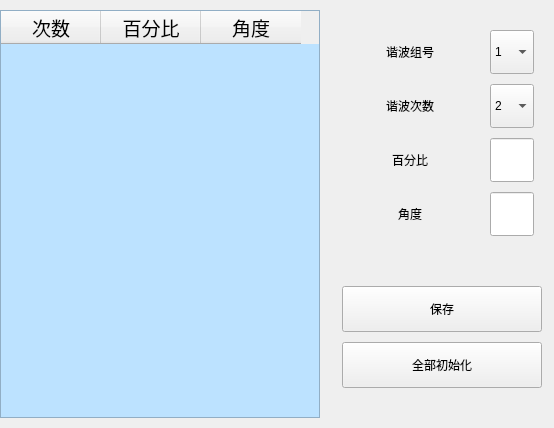
       <widget class="QWidget" name="harmonicsPage">
        <property name="styleSheet">
         <string notr="true">QTableWidget{
font-size: 16pt;
background-color: #BCE2FF;
alternate-background-color: #D0EBFF;
}
QHeaderView{
font-size: 14pt;
}
QTableWidget::item::selected{
color: #BCE2FF;
background-color: #0663A1;
}</string>
        </property>
        <layout class="QHBoxLayout" name="horizontalLayout_25" stretch="2,1">
         <property name="spacing">
          <number>10</number>
         </property>
         <property name="leftMargin">
          <number>0</number>
         </property>
         <property name="topMargin">
          <number>10</number>
         </property>
         <property name="rightMargin">
          <number>0</number>
         </property>
         <property name="bottomMargin">
          <number>10</number>
         </property>
         <item>
          <widget class="QTableWidget" name="harmonTable">
           <property name="styleSheet">
            <string notr="true"/>
           </property>
           <property name="horizontalScrollBarPolicy">
            <enum>Qt::ScrollBarAlwaysOff</enum>
           </property>
           <property name="editTriggers">
            <set>QAbstractItemView::NoEditTriggers</set>
           </property>
           <property name="alternatingRowColors">
            <bool>true</bool>
           </property>
           <property name="selectionBehavior">
            <enum>QAbstractItemView::SelectRows</enum>
           </property>
           <attribute name="verticalHeaderVisible">
            <bool>false</bool>
           </attribute>
           <column>
            <property name="text">
             <string>次数</string>
            </property>
           </column>
           <column>
            <property name="text">
             <string>百分比</string>
            </property>
           </column>
           <column>
            <property name="text">
             <string>角度</string>
            </property>
           </column>
          </widget>
         </item>
         <item>
          <layout class="QVBoxLayout" name="verticalLayout_4" stretch="0,0,0,0,0,0,0">
           <property name="spacing">
            <number>10</number>
           </property>
           <property name="leftMargin">
            <number>10</number>
           </property>
           <property name="topMargin">
            <number>20</number>
           </property>
           <property name="rightMargin">
            <number>10</number>
           </property>
           <property name="bottomMargin">
            <number>30</number>
           </property>
           <item>
            <layout class="QHBoxLayout" name="horizontalLayout_8">
             <property name="spacing">
              <number>10</number>
             </property>
             <property name="rightMargin">
              <number>10</number>
             </property>
             <item>
              <widget class="QLabel" name="label_21">
               <property name="minimumSize">
                <size>
                 <width>140</width>
                 <height>0</height>
                </size>
               </property>
               <property name="maximumSize">
                <size>
                 <width>140</width>
                 <height>16777215</height>
                </size>
               </property>
               <property name="text">
                <string>谐波组号</string>
               </property>
               <property name="alignment">
                <set>Qt::AlignCenter</set>
               </property>
              </widget>
             </item>
             <item>
              <widget class="QComboBox" name="harmonicsGroupCB">
               <property name="minimumSize">
                <size>
                 <width>0</width>
                 <height>44</height>
                </size>
               </property>
               <property name="currentText">
                <string notr="true">1</string>
               </property>
               <item>
                <property name="text">
                 <string>1</string>
                </property>
               </item>
               <item>
                <property name="text">
                 <string>2</string>
                </property>
               </item>
               <item>
                <property name="text">
                 <string>3</string>
                </property>
               </item>
               <item>
                <property name="text">
                 <string>4</string>
                </property>
               </item>
               <item>
                <property name="text">
                 <string>5</string>
                </property>
               </item>
               <item>
                <property name="text">
                 <string>6</string>
                </property>
               </item>
               <item>
                <property name="text">
                 <string>7</string>
                </property>
               </item>
               <item>
                <property name="text">
                 <string>8</string>
                </property>
               </item>
               <item>
                <property name="text">
                 <string>9</string>
                </property>
               </item>
               <item>
                <property name="text">
                 <string>10</string>
                </property>
               </item>
              </widget>
             </item>
            </layout>
           </item>
           <item>
            <layout class="QHBoxLayout" name="horizontalLayout_9">
             <property name="spacing">
              <number>10</number>
             </property>
             <property name="rightMargin">
              <number>10</number>
             </property>
             <item>
              <widget class="QLabel" name="label_22">
               <property name="minimumSize">
                <size>
                 <width>140</width>
                 <height>0</height>
                </size>
               </property>
               <property name="maximumSize">
                <size>
                 <width>140</width>
                 <height>16777215</height>
                </size>
               </property>
               <property name="text">
                <string>谐波次数</string>
               </property>
               <property name="alignment">
                <set>Qt::AlignCenter</set>
               </property>
              </widget>
             </item>
             <item>
              <widget class="QComboBox" name="harmonicsTimesCB">
               <property name="minimumSize">
                <size>
                 <width>0</width>
                 <height>44</height>
                </size>
               </property>
               <property name="currentText">
                <string notr="true">2</string>
               </property>
               <item>
                <property name="text">
                 <string>2</string>
                </property>
               </item>
               <item>
                <property name="text">
                 <string>3</string>
                </property>
               </item>
               <item>
                <property name="text">
                 <string>4</string>
                </property>
               </item>
               <item>
                <property name="text">
                 <string>5</string>
                </property>
               </item>
               <item>
                <property name="text">
                 <string>6</string>
                </property>
               </item>
               <item>
                <property name="text">
                 <string>7</string>
                </property>
               </item>
               <item>
                <property name="text">
                 <string>8</string>
                </property>
               </item>
               <item>
                <property name="text">
                 <string>9</string>
                </property>
               </item>
               <item>
                <property name="text">
                 <string>10</string>
                </property>
               </item>
               <item>
                <property name="text">
                 <string>11</string>
                </property>
               </item>
               <item>
                <property name="text">
                 <string>12</string>
                </property>
               </item>
               <item>
                <property name="text">
                 <string>13</string>
                </property>
               </item>
               <item>
                <property name="text">
                 <string>14</string>
                </property>
               </item>
               <item>
                <property name="text">
                 <string>15</string>
                </property>
               </item>
               <item>
                <property name="text">
                 <string>16</string>
                </property>
               </item>
               <item>
                <property name="text">
                 <string>17</string>
                </property>
               </item>
               <item>
                <property name="text">
                 <string>18</string>
                </property>
               </item>
               <item>
                <property name="text">
                 <string>19</string>
                </property>
               </item>
               <item>
                <property name="text">
                 <string>20</string>
                </property>
               </item>
               <item>
                <property name="text">
                 <string>21</string>
                </property>
               </item>
               <item>
                <property name="text">
                 <string>22</string>
                </property>
               </item>
               <item>
                <property name="text">
                 <string>23</string>
                </property>
               </item>
               <item>
                <property name="text">
                 <string>24</string>
                </property>
               </item>
               <item>
                <property name="text">
                 <string>25</string>
                </property>
               </item>
               <item>
                <property name="text">
                 <string>26</string>
                </property>
               </item>
               <item>
                <property name="text">
                 <string>27</string>
                </property>
               </item>
               <item>
                <property name="text">
                 <string>28</string>
                </property>
               </item>
               <item>
                <property name="text">
                 <string>29</string>
                </property>
               </item>
               <item>
                <property name="text">
                 <string>30</string>
                </property>
               </item>
               <item>
                <property name="text">
                 <string>31</string>
                </property>
               </item>
               <item>
                <property name="text">
                 <string>32</string>
                </property>
               </item>
               <item>
                <property name="text">
                 <string>33</string>
                </property>
               </item>
               <item>
                <property name="text">
                 <string>34</string>
                </property>
               </item>
               <item>
                <property name="text">
                 <string>35</string>
                </property>
               </item>
               <item>
                <property name="text">
                 <string>36</string>
                </property>
               </item>
               <item>
                <property name="text">
                 <string>37</string>
                </property>
               </item>
               <item>
                <property name="text">
                 <string>38</string>
                </property>
               </item>
               <item>
                <property name="text">
                 <string>39</string>
                </property>
               </item>
               <item>
                <property name="text">
                 <string>40</string>
                </property>
               </item>
               <item>
                <property name="text">
                 <string/>
                </property>
               </item>
              </widget>
             </item>
            </layout>
           </item>
           <item>
            <layout class="QHBoxLayout" name="horizontalLayout_10">
             <property name="spacing">
              <number>10</number>
             </property>
             <property name="rightMargin">
              <number>10</number>
             </property>
             <item>
              <widget class="QLabel" name="label_23">
               <property name="minimumSize">
                <size>
                 <width>140</width>
                 <height>0</height>
                </size>
               </property>
               <property name="maximumSize">
                <size>
                 <width>140</width>
                 <height>16777215</height>
                </size>
               </property>
               <property name="text">
                <string>百分比</string>
               </property>
               <property name="alignment">
                <set>Qt::AlignCenter</set>
               </property>
              </widget>
             </item>
             <item>
              <widget class="QLineEdit" name="percentLE">
               <property name="minimumSize">
                <size>
                 <width>0</width>
                 <height>44</height>
                </size>
               </property>
               <property name="inputMask">
                <string notr="true"/>
               </property>
               <property name="text">
                <string notr="true"/>
               </property>
              </widget>
             </item>
            </layout>
           </item>
           <item>
            <layout class="QHBoxLayout" name="horizontalLayout_11">
             <property name="spacing">
              <number>10</number>
             </property>
             <property name="rightMargin">
              <number>10</number>
             </property>
             <item>
              <widget class="QLabel" name="label_24">
               <property name="minimumSize">
                <size>
                 <width>140</width>
                 <height>0</height>
                </size>
               </property>
               <property name="maximumSize">
                <size>
                 <width>140</width>
                 <height>16777215</height>
                </size>
               </property>
               <property name="text">
                <string>角度</string>
               </property>
               <property name="alignment">
                <set>Qt::AlignCenter</set>
               </property>
              </widget>
             </item>
             <item>
              <widget class="QLineEdit" name="angleLE">
               <property name="minimumSize">
                <size>
                 <width>0</width>
                 <height>44</height>
                </size>
               </property>
               <property name="inputMask">
                <string notr="true"/>
               </property>
               <property name="text">
                <string notr="true"/>
               </property>
              </widget>
             </item>
            </layout>
           </item>
           <item>
            <spacer name="verticalSpacer_2">
             <property name="orientation">
              <enum>Qt::Vertical</enum>
             </property>
             <property name="sizeHint" stdset="0">
              <size>
               <width>20</width>
               <height>40</height>
              </size>
             </property>
            </spacer>
           </item>
           <item>
            <layout class="QHBoxLayout" name="horizontalLayout_29">
             <item>
              <widget class="QPushButton" name="harmonicsSaveBtn">
               <property name="minimumSize">
                <size>
                 <width>0</width>
                 <height>46</height>
                </size>
               </property>
               <property name="maximumSize">
                <size>
                 <width>200</width>
                 <height>16777215</height>
                </size>
               </property>
               <property name="text">
                <string>保存</string>
               </property>
              </widget>
             </item>
            </layout>
           </item>
           <item>
            <layout class="QHBoxLayout" name="horizontalLayout_26">
             <property name="spacing">
              <number>0</number>
             </property>
             <item>
              <widget class="QPushButton" name="resetBtn">
               <property name="minimumSize">
                <size>
                 <width>0</width>
                 <height>46</height>
                </size>
               </property>
               <property name="maximumSize">
                <size>
                 <width>200</width>
                 <height>16777215</height>
                </size>
               </property>
               <property name="text">
                <string>全部初始化</string>
               </property>
              </widget>
             </item>
            </layout>
           </item>
          </layout>
         </item>
        </layout>
       </widget>
